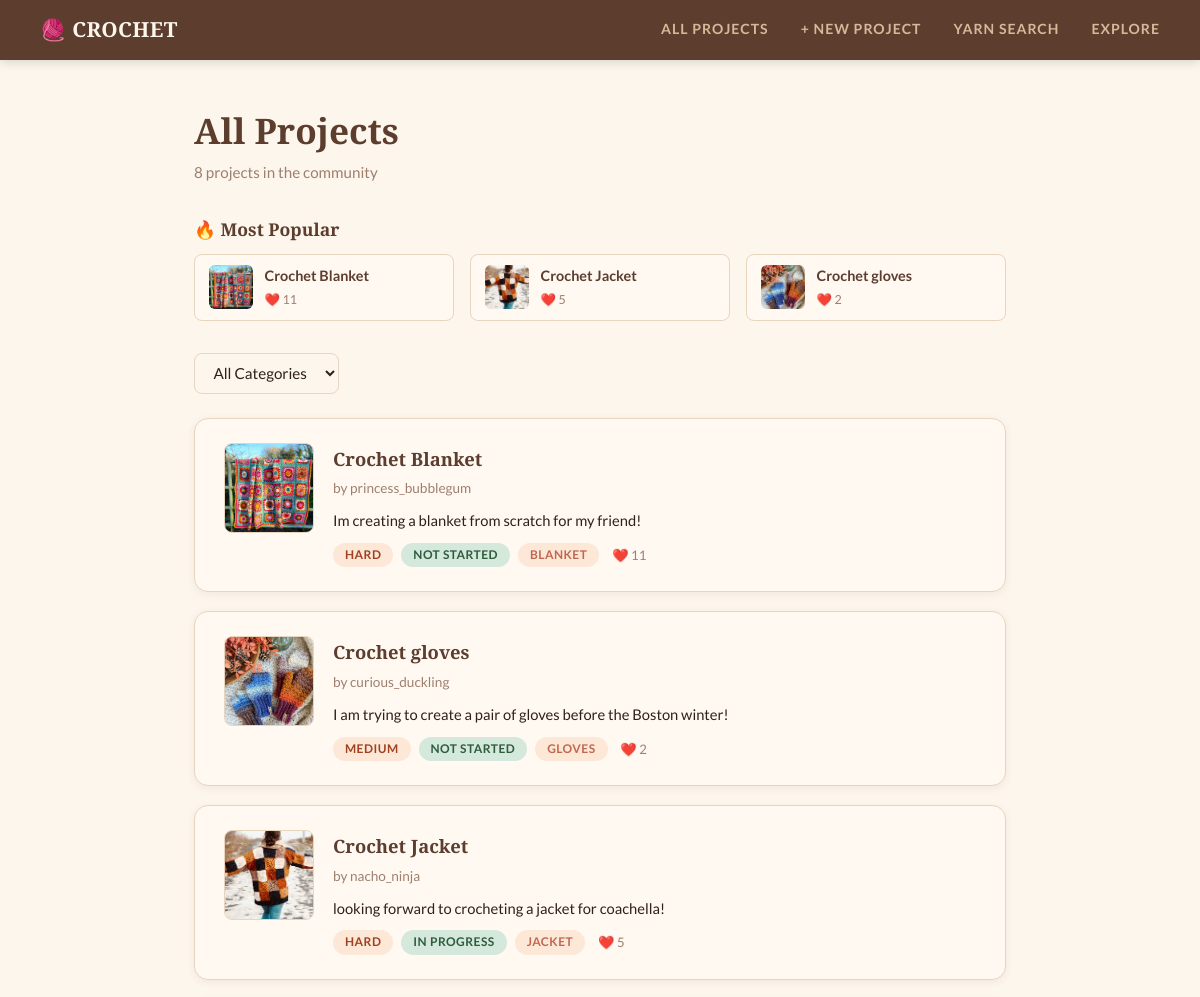
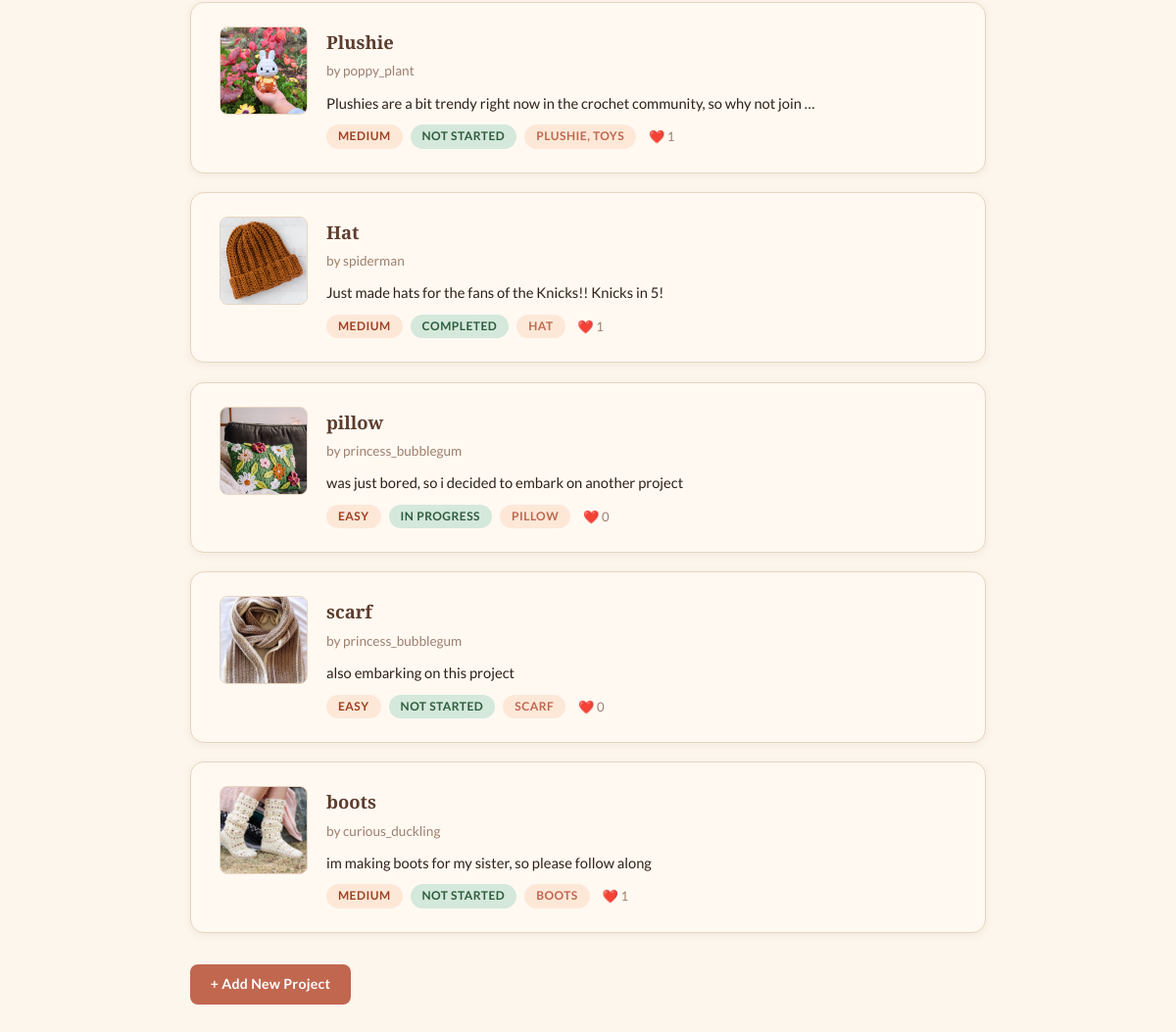
The app's page /crochet/ with its own data (2 pictures, top to bottom).
### crochet/models.py (models this page shows, shortened)
class Project(models.Model):
    title = models.TextField(blank=False)
    creator = models.TextField(blank=False)
    description = models.TextField(blank=False)
    DIFFICULTY_CHOICES = [
        ('easy', 'Easy'),
        ('medium', 'Medium'),
        ('hard', 'Hard'),
    ]
    difficulty_level = models.CharField(max_length=10,choices=DIFFICULTY_CHOICES,default='easy')
    image_file = models.ImageField(blank=True) # so the user can upload an image of their progress
    STATUS_CHOICES = [
    ('not_started', 'Not Started'),
    ('in_progress', 'In Progress'),
    ('completed', 'Completed'),
]
    project_status = models.CharField(max_length=20,choices=STATUS_CHOICES,default='not_started')
    category = models.TextField(blank=True, default='')
    date_created = models.DateTimeField(auto_now=True)
    RATING_CHOICES = [
    (1, '1 Star'),
    (2, '2 Stars'),
    (3, '3 Stars'),
    (4, '4 Stars'),
    (5, '5 Stars'),
    ]
    rating = models.IntegerField(choices=RATING_CHOICES,default=5)

### crochet/views.py (the view)
# urls.py: path('', views.ProjectListView.as_view(), name='project-list'),
class ProjectListView(ListView):
    model = Project
    template_name = 'crochet/project_list.html'
    context_object_name = 'projects'
    def get_queryset(self):
        queryset = Project.objects.annotate(favorite_count=Count('favorite', distinct=True))
        category = self.request.GET.get('category', '')
        rating = self.request.GET.get('rating', '')
        difficulty = self.request.GET.get('difficulty', '')
        if category:
            queryset = queryset.filter(category__icontains=category)
        if rating:
            queryset = queryset.filter(rating=rating)
        if difficulty:
            queryset = queryset.filter(difficulty_level=difficulty)
        return queryset
    def get_context_data(self, **kwargs):
        context = super().get_context_data(**kwargs)
        context['selected_category'] = self.request.GET.get('category', '')
        context['selected_rating'] = self.request.GET.get('rating', '')
        context['selected_difficulty'] = self.request.GET.get('difficulty', '')
        context['categories'] = Project.objects.exclude(category='').values_list('category', flat=True).distinct()
        context['ratings'] = [1,2,3,4,5]
        context['difficulties'] = Project.DIFFICULTY_CHOICES
        context['popular_projects'] = Project.objects.annotate(
            favorite_count=Count('favorite', distinct=True),
            avg_rating=Avg('review__rating')
        ).order_by('-favorite_count', '-avg_rating')[:3]
        return context

### crochet/templates/crochet/project_list.html (shortened to what this page needs)
{% extends 'crochet/base.html' %}
{% block content %}
<h1>All Projects</h1>
<p style="color: var(--muted); font-size: 0.95rem; margin-bottom: 1.5rem;">
    {{ projects|length }} project{{ projects|length|pluralize }} in the community
</p>
{% if popular_projects %}
<div style="margin-bottom: 2rem;">
    <h2 style="font-size: 1.1rem; margin-bottom: 0.8rem;">🔥 Most Popular</h2>
    <div style="display: flex; gap: 1rem; flex-wrap: wrap;">
        {% for p in popular_projects %}
        <a href="{% url 'project-detail' p.pk %}" style="
            display: flex;
            align-items: center;
            gap: 0.7rem;
            background: var(--warm-white);
            border: 1px solid var(--border);
            border-radius: var(--radius-sm);
            padding: 0.6rem 0.9rem;
            text-decoration: none;
            flex: 1;
            min-width: 180px;
        ">
            {% if p.image_file %}
                <img src="{{ p.image_file.url }}" style="
                    width: 44px;
                    height: 44px;
                    border-radius: 6px;
                    object-fit: cover;
                    flex-shrink: 0;
                ">
            {% endif %}
            <div>
                <p style="font-weight: 700; color: var(--brown); font-size: 0.9rem; margin: 0;">{{ p.title }}</p>
                <p style="font-size: 0.78rem; color: var(--muted); margin: 0;">❤️ {{ p.favorite_count }}</p>
            </div>
        </a>
        {% endfor %}
    </div>
</div>
{% endif %}
<form method="GET" style="display: flex; align-items: center; gap: 1rem; margin-bottom: 1.5rem;">
    <select name="category" onchange="this.form.submit()" style="
        padding: 0.6rem 0.9rem;
        border: 1px solid var(--border);
        border-radius: var(--radius-sm);
        font-size: 0.95rem;
        font-family: 'Lato', sans-serif;
        background: var(--cream);
        color: var(--text);
        outline: none;
        cursor: pointer;
    ">
        <option value="">All Categories</option>
    </select>
</form>
{% for project in projects %}
<div class="project-card" style="display: flex; gap: 1.2rem; align-items: flex-start;">
    <div style="
        width: 90px;
        height: 90px;
        flex-shrink: 0;
        border-radius: var(--radius-sm);
        overflow: hidden;
        background: var(--warm);
        border: 1px solid var(--border);
    ">
        {% if project.image_file %}
            <img src="{{ project.image_file.url }}" alt="{{ project.title }}" style="
                width: 100%;
                height: 100%;
                object-fit: cover;
            ">
        {% endif %}
    </div>
    <div style="flex: 1;">
        <a href="{% url 'project-detail' project.pk %}" style="
            font-family: 'Playfair Display', serif;
            font-size: 1.15rem;
            font-weight: 600;
            color: var(--brown);
            text-decoration: none;
        ">{{ project.title }}</a>
        <p style="color: var(--muted); font-size: 0.85rem; margin: 0.2rem 0 0.5rem;">
            by {{ project.creator }}
        </p>
        <p style="font-size: 0.92rem; color: var(--text); margin-bottom: 0.6rem;">
            {{ project.description|truncatewords:15 }}
        </p>
        <div style="display: flex; flex-wrap: wrap; gap: 0.5rem; align-items: center;">
            <span class="badge badge-difficulty">{{ project.get_difficulty_level_display }}</span>
            <span class="badge badge-status">{{ project.get_project_status_display }}</span>
            {% if project.category %}
                <span class="badge" style="background: #fde8d8; color: var(--terracotta);">{{ project.category }}</span>
            {% endif %}
            <span style="font-size: 0.82rem; color: var(--muted); margin-left: 0.3rem;">❤️ {{ project.favorite_count }}</span>
        </div>
    </div>
</div>
{% empty %}
    <p class="empty">No projects yet. Be the first to add one!</p>
{% endfor %}
<div style="margin-top: 2rem;">
    <a href="{% url 'create-project' %}" class="btn btn-primary">+ Add New Project</a>
</div>
{% endblock %}

### static/styles-for-crochet.css (style rules this page uses)
:root { --cream: #fdf6ec; --warm-white: #fff9f2; --blush: #f2c4a0; --terracotta: #c1674f; --brown: #5c3d2e; --dark-brown: #3b2417; --sage: #7a9e87; --sage-light: #d4e8db; --muted: #9e7f6e; --text: #2e2118; --border: #e8d5c0; --radius: 14px; --radius-sm: 8px; --shadow: 0 4px 20px rgba(92, 61, 46, 0.10); --shadow-sm: 0 2px 8px rgba(92, 61, 46, 0.07); }
*, *::before, *::after { box-sizing: border-box; margin: 0; padding: 0; }
body { background-color: var(--cream); color: var(--text); font-family: 'Lato', sans-serif; font-size: 16px; line-height: 1.7; min-height: 100vh; padding: 0; }
a { color: var(--terracotta); text-decoration: none; transition: color 0.2s; }
h1, h2, h3 { font-family: 'Playfair Display', serif; font-weight: 600; color: var(--brown); line-height: 1.3; }
h1 { font-size: 2.2rem; margin-bottom: 0.4rem; }
h2 { font-size: 1.5rem; margin: 2rem 0 0.8rem; }
p { margin-bottom: 0.6rem; }
.project-card { background: var(--warm-white); border: 1px solid var(--border); border-radius: var(--radius); padding: 1.5rem 1.8rem; margin-bottom: 1.2rem; box-shadow: var(--shadow-sm); transition: box-shadow 0.2s, transform 0.2s; }
.badge { display: inline-block; padding: 2px 12px; border-radius: 20px; font-size: 0.75rem; font-weight: 700; letter-spacing: 0.04em; text-transform: uppercase; }
.badge-difficulty { background: #fde8d8; color: #a04020; }
.badge-status { background: var(--sage-light); color: #2e5c3e; }
.btn { display: inline-block; padding: 0.55rem 1.3rem; border-radius: var(--radius-sm); font-size: 0.88rem; font-family: 'Lato', sans-serif; font-weight: 700; cursor: pointer; border: none; transition: opacity 0.15s, transform 0.15s; text-decoration: none; letter-spacing: 0.02em; }
.btn-primary { background: var(--terracotta); color: #fff; }

### records on screen
Project: image_file (placeholder picture), title "Crochet Blanket", favorite_count "11", creator "princess_bubblegum", description "Im creating a blanket from scratch for my friend!", difficulty_level "HARD", project_status "NOT STARTED", category "BLANKET"
Project: image_file (picture), title "Crochet Jacket", favorite_count "5", creator "nacho_ninja", description "looking forward to crocheting a jacket for coachella!", difficulty_level "HARD", project_status "IN PROGRESS", category "JACKET"
Project: image_file (picture), title "Crochet gloves", favorite_count "2", creator "curious_duckling", description "I am trying to create a pair of gloves before the Boston winter!", difficulty_level "MEDIUM", project_status "NOT STARTED", category "GLOVES"
Project: image_file (picture), title "Plushie", creator "poppy_plant", description "Plushies are a bit trendy right now in the crochet community, so why not join …", difficulty_level "MEDIUM", project_status "NOT STARTED", category "PLUSHIE, TOYS", favorite_count "1"
Project: image_file (picture), title "Hat", creator "spiderman", description "Just made hats for the fans of the Knicks!! Knicks in 5!", difficulty_level "MEDIUM", project_status "COMPLETED", category "HAT", favorite_count "1"
Project: image_file (picture), title "pillow", creator "princess_bubblegum", description "was just bored, so i decided to embark on another project", difficulty_level "EASY", project_status "IN PROGRESS", category "PILLOW", favorite_count "0"
Project: image_file (picture), title "scarf", creator "princess_bubblegum", description "also embarking on this project", difficulty_level "EASY", project_status "NOT STARTED", category "SCARF", favorite_count "0"
Project: image_file (picture), title "boots", creator "curious_duckling", description "im making boots for my sister, so please follow along", difficulty_level "MEDIUM", project_status "NOT STARTED", category "BOOTS", favorite_count "1"

### other values on screen
{{ projects|length }} "8"
